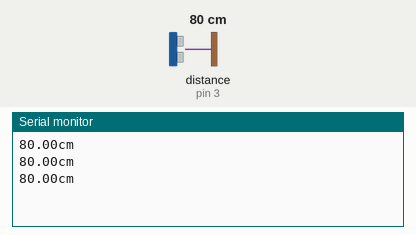
Recording of a sketch running on a simulated Arduino Uno, built with avr-gcc and run on an emulated ATmega328P. Shown: the last lines printed to the serial monitor. Wiring (inferred from the names in the program): ultrasonic range finder: trigger pin 2; echo pin 3. The inputs (shaded band) are chosen by the test bench; at power-on: distance to the obstacle (sensor on pin 3) 80 cm. The echo pulse lasts 58.3 µs per cm.

Above: at 1.3 s.
1.4 s: distance to the obstacle (sensor on pin 3) set to 2 cm
At 1.9 s:
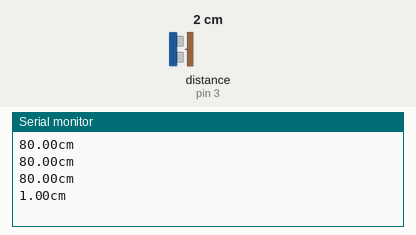
2.9 s: distance to the obstacle (sensor on pin 3) set to 4 cm
At 3.4 s:
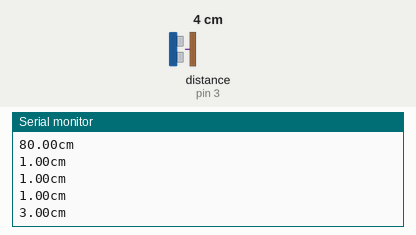
Timing chart, 0 to 5.9 s (numbered marks = the images above; inputs shaded):
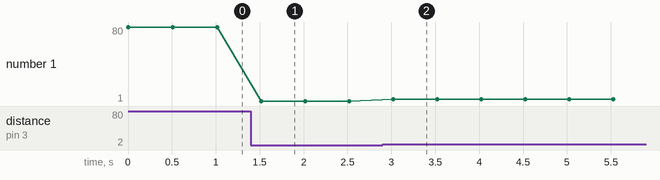

Measured:
- after the input at 1.4 s, the serial monitor: prints a new line after 0.12 s (image 1)
- after the input at 2.9 s, the serial monitor: prints a new line after 0.12 s (image 2)
- plotted number 1: 80 → 1 after the input at 1.4 s, 1 → 3 after the input at 2.9 s

The sketch:

trigEchoTest.ino
```cpp
const int TrigPin = 2;
const int EchoPin = 3;
float cm;//单位为厘米

void setup()
{
  Serial.begin(9600);
  pinMode(TrigPin, OUTPUT);
  pinMode(EchoPin, INPUT);
}

void loop()
{
  digitalWrite(TrigPin, LOW); //低高低电平发一个短时间脉冲去TrigPin
  delayMicroseconds(2);
  digitalWrite(TrigPin, HIGH);
  delayMicroseconds(10);
  digitalWrite(TrigPin, LOW);
  cm = pulseIn(EchoPin, HIGH) / 58; //这是一个换算公式
  //将回波时间换算成cm
  cm = (int(cm * 100)) / 100; //保留两位小数
  Serial.print(cm);
  Serial.println("cm");
  delay(500);
}
```
